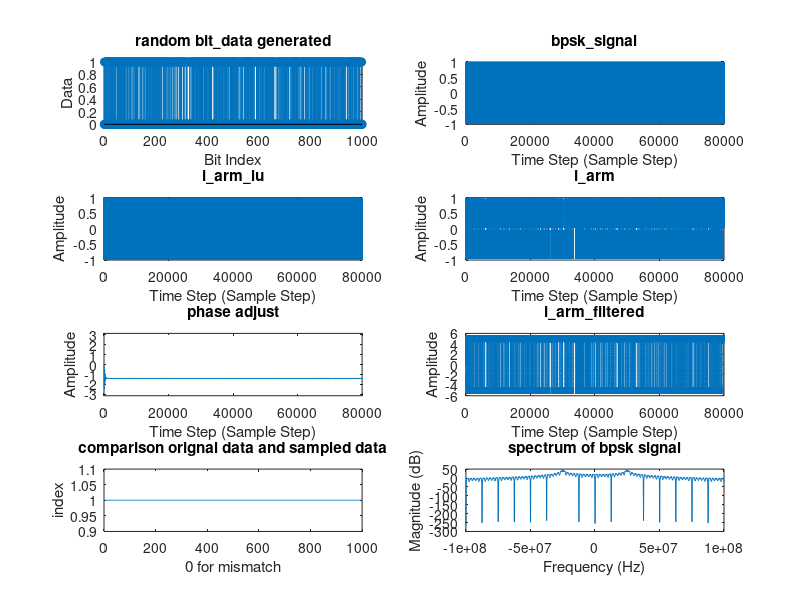

Reproduce this figure in MATLAB.
% Written by Anderson Hsieh, 2025/01/01
% based off https://www.mathworks.com/matlabcentral/fileexchange/32956-costas-loop
% with modifications
% TODO : look into lpf integrator depth and the phase adjustment step

% ------------------------------------------------------------------------
% --------------------------Input Parameters------------------------------
% ------------------------------------------------------------------------
symbol_rate = 2500000;                      % symbol rate (symbol/second)
bits_per_symbol = 1;                        % bits/symbol, 1 for bpsk
bit_rate = bits_per_symbol*symbol_rate;     % bits per second
fs = 200000000;                             % sampling frequency
fc = 25000000;                              % carrier frequency
sps = fs / bit_rate;                        % samples per symbol
tx_phase_offset = 2*pi*rand;
%tx_phase_offset = 0;                 % phase offset for testing
lpf_taps = 10;                              % depth of our integrator LPF

t = 0:(sps*1000-1);             % time vector, we want time to start at 0. 
                                % Each element of the vector is a time step, 
                                % not 1 second. if you really want to think 
                                % of it in terms of seconds, each time step
                                % would be 1/fs seconds.
                                % 1000 bits regardless of any other params

% ------------------------------------------------------------------------
% --------------------------Modulation------------------------------------
% ------------------------------------------------------------------------
% generate random data
bit_data = randi([0, 1], 1, length(t)/sps);
%bit_data = repmat([0 1], 1, 500);

% map data to constellation 
mapped_data = repelem((2*bit_data-1), sps);  

% carrier signal with phase offset     
carrier = cos(2*pi*fc*t/fs + tx_phase_offset);            

% modulate the signal
bpsk_signal = mapped_data.*carrier;

% ------------------------------------------------------------------------
% --------------------------Demodulation----------------------------------
% ------------------------------------------------------------------------
N = length(bpsk_signal);  
phi = zeros(1,N);            % Phase vector of NCO ouptut
i_arm = zeros(1,N); 
q_arm = zeros(1,N);
i_arm_lu = zeros(1,N);
q_arm_lu = zeros(1,N);
i_arm_filtered = zeros(1,N);
q_arm_filtered = zeros(1,N);

% Initialize PI filter components
phase_error = 0;
integral_error = 0;
% PI Filter Parameters
Kp = 0.001;   % Proportional gain
Ki = 0.0001; % Integral gain
for i = 1:N
    if i>1
       % Phase error calculation
       phase_error = q_arm_filtered(i-1) * i_arm_filtered(i-1);
       
       % PI control
       integral_error = integral_error + phase_error; % Accumulate error
       control_signal = Kp * phase_error + Ki * integral_error;
       % Update NCO phase
       phi(i) = phi(i-1) - control_signal;
    end
    i_arm_lu(i) = cos(2*pi*fc*t(i)/fs  + phi(i));
    q_arm_lu(i) = sin(2*pi*fc*t(i)/fs  + phi(i));
    i_arm(i) = bpsk_signal(i) * i_arm_lu(i);
    q_arm(i) = bpsk_signal(i) * q_arm_lu(i);

% -----------------------INTEGRATOR (used as LPF)-------------------------
    % summing previous 10 (Tc/Ts) values        
    for j = i-(lpf_taps-1):i
        if (j < 1)
            continue
        end
        i_arm_filtered(i) = i_arm_filtered(i) + i_arm(j);
        q_arm_filtered(i) = q_arm_filtered(i) + q_arm(j);
    end
%-------------------------------------------------------------------------  
end

% ------------------------------------------------------------------------
% ---------------------Resample Demodulated data--------------------------
% ------------------------------------------------------------------------
sample_offset = 39;
i = 1 + sample_offset;
index_counter = 1;
sampled_data = zeros(1,length(bit_data));
while (i < length(i_arm_filtered))
    % reverse the polarity when sampling
    % -1 -> 1
    %  1 -> 0
    sampled_data(index_counter) = (1-sign(i_arm_filtered(i)))/2;
    index_counter = index_counter + 1;
    i = i + sps;
end

% ------------------------------------------------------------------------
% -----------------------------Ploting------------------------------------
% ------------------------------------------------------------------------
subplot(4, 2, 1);
stem(bit_data, 'filled');
title('random bit\_data generated');
xlabel('Bit Index');
ylabel('Data');

%subplot(4, 2, 2);
%stem(mapped_data, 'filled');
%title('mapped\_data');
%xlabel('Time Step (Sample Step)');
%ylabel('Amplitude');

subplot(4, 2, 2);
plot(t,bpsk_signal);
title('bpsk\_signal');
xlabel('Time Step (Sample Step)');
ylabel('Amplitude');

subplot(4, 2, 3);
plot(t,i_arm_lu);
title('i\_arm\_lu');
xlabel('Time Step (Sample Step)');
ylabel('Amplitude');

subplot(4, 2, 4);
plot(t,i_arm);
title('i\_arm');
xlabel('Time Step (Sample Step)');
ylabel('Amplitude');


subplot(4, 2, 5);
plot(t,phi);
ylim([-pi pi]);
title('phase adjust');
xlabel('Time Step (Sample Step)');
ylabel('Amplitude');

%subplot(4, 2, 5);
%plot(t,q_arm_filtered);
%title('q\_arm\_filtered');
%xlabel('Time Step (Sample Step)');
%ylabel('Amplitude');

subplot(4, 2, 6);
plot(t,i_arm_filtered);
title('i\_arm\_filtered');
xlabel('Time Step (Sample Step)');
ylabel('Amplitude');

%subplot(4, 2, 6);
%stem(sampled_data, 'filled');
%title('sampled data after demodulation');
%xlabel('Bit Index');
%ylabel('Data');

% compare sampled data with original data
comparison_result = zeros(1,length(bit_data));
for i = 1:length(bit_data)
    % 0 for mismatch
    comparison_result(i) = bit_data(i) == sampled_data(i);
end

subplot(4, 2, 7);
plot(comparison_result);
title('comparison orignal data and sampled data');
xlabel('0 for mismatch');
ylabel('index');

nfft = 1024; % FFT size
frequencies = linspace(-fs/2, fs/2, nfft);
rf_spectrum = fftshift(abs(fft(bpsk_signal, nfft)));
subplot(4, 2, 8);
plot(frequencies, 20*log10(rf_spectrum));
title('spectrum of bpsk signal');
xlabel('Frequency (Hz)');
ylabel('Magnitude (dB)');

disp(['carrier phase offset at trasmitter side : ',...
    num2str(tx_phase_offset), ' rad/s']);
phase = phi(end);
disp(['final phase adjustment : ', num2str(phase), ' rad/s']);
disp(['number of data points: ', int2str(length(bit_data))]);
disp(['there are ', int2str(sum(comparison_result == 0)), ...
    ' mismatch between original data and sampled data, preamble not included in this simulation'])
